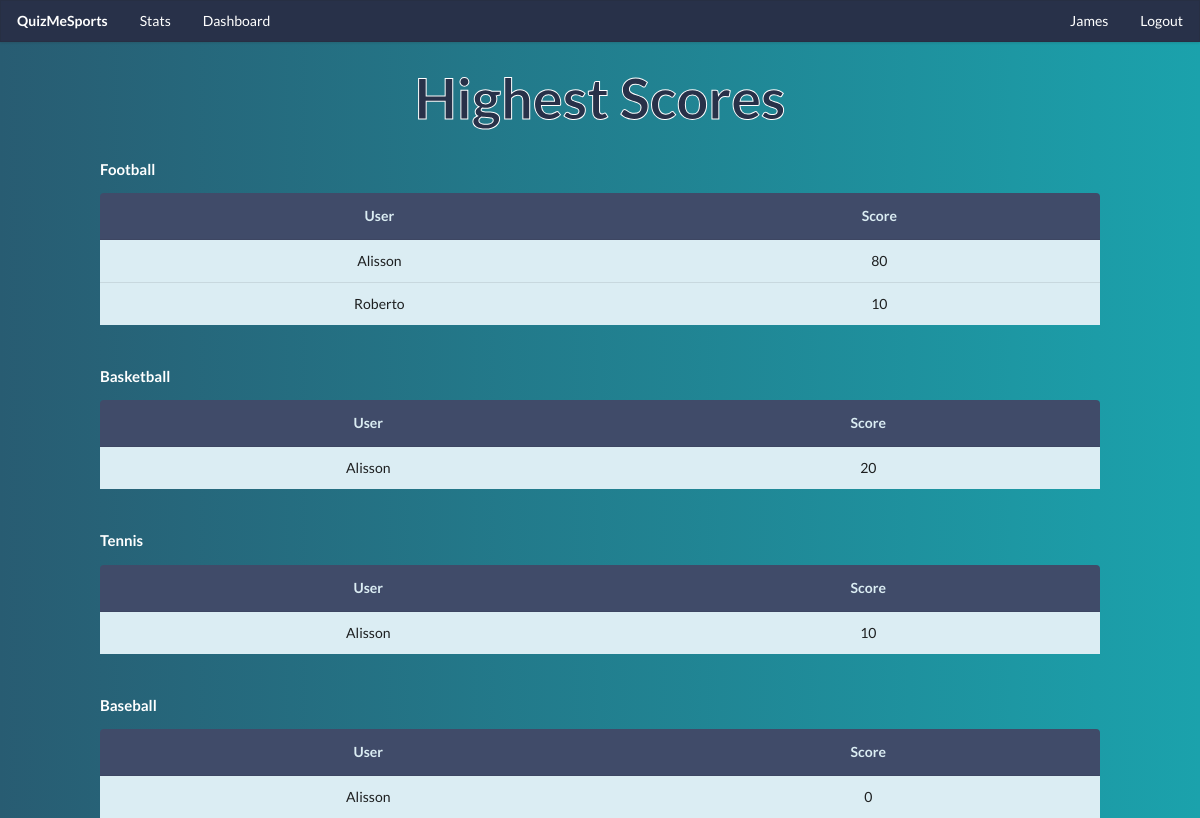
The page /dashboard (signed in) on the database as committed earlier.
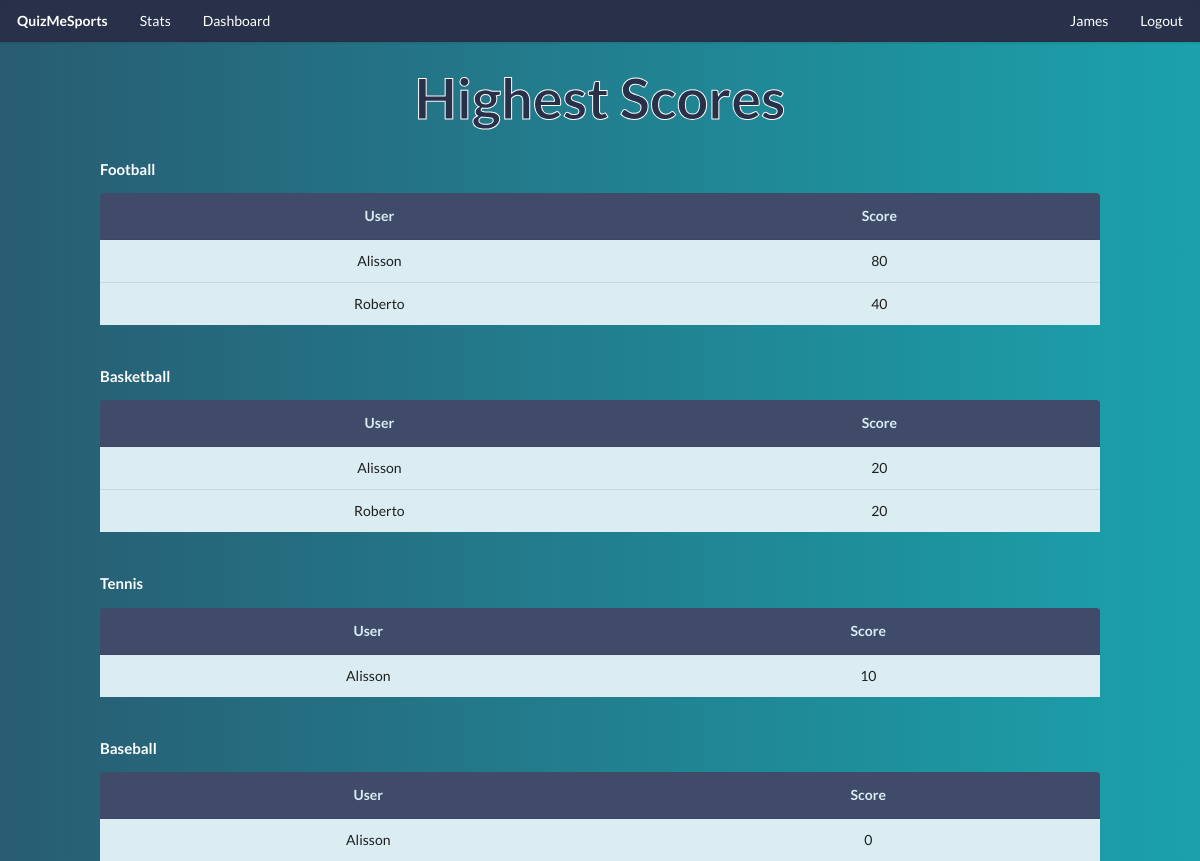
The same page on the database as committed later.
### questions_app/models.py (models this page shows, shortened)
class Category(models.Model):
    title =  models.CharField(max_length=40)
    created_at = models.DateTimeField(auto_now_add=True)
    updated_at = models.DateTimeField(auto_now=True)
    objects = CategoryManager()

### login_app/models.py (models this page shows, shortened)
class User(models.Model):
    first_name= models.CharField(max_length=40)
    last_name= models.CharField(max_length=40, blank=True)
    username= models.CharField(max_length=40)
    password= models.CharField(max_length=120)
    isadmin=models.BooleanField(default=False)
    created_at = models.DateTimeField(auto_now_add=True)
    updated_at = models.DateTimeField(auto_now=True)
    objects = UserManager()

### profile_app/views.py (the view)
# urls.py: path('dashboard',views.dashboard),
def dashboard(request):
    if 'user_id' in request.session:
        all_users=User.objects.all()
        all_categories=Category.objects.all()
        score_results = Score.objects.values('quiz_category','quiz_taken_by').annotate(sum=Sum('score')).order_by('-sum')
        context={
            "categories":Category.objects.all(),
            "users":User.objects.all(),
            "scores":score_results,
        }
        return render(request,'dashboard.html',context)
    return HttpResponse(render(request,'index.html'))

### profile_app/templates/dashboard.html (shortened to what this page needs)
<!DOCTYPE html>
<html lang="en">
    <head>
        {% load static%}
        <link rel="stylesheet" href="{% static 'css/styles.css'%}">
        <link rel="stylesheet" href="https://cdn.jsdelivr.net/npm/semantic-ui@2.4.2/dist/semantic.min.css">
    </head>
    <body>
        <div id="navbar" class="ui fixed borderless menu">
            <a href="/play" class="header item">QuizMeSports</a>
            <a href="/stats" class="item">Stats</a>
            <a href="/dashboard" class="item">Dashboard</a>
            <div class="right menu">
                <a href="{%url 'user_page'%}" class="item">{{request.session.first_name| capfirst}}</a>
                <a href="{%url 'logout'%}" class="item">Logout</a>
            </div>
        </div>
        <div id="dashboard-container">
            <h1 class="ui center aligned header">Highest Scores</h1>
            {%for category in categories %}
                {%if category.questions_in_category.count > 0 %}
                    <h4 >{{category.title| capfirst}}</h4>
                    <table class="ui table center aligned dash-table">
                        <thead>
                            <tr>
                            <th>User</th>
                            <th>Score</th>
                            </tr>
                        </thead>
                        <tbody>
                        {%for score in scores%}
                            {%if score.quiz_category == category.id%}
                                {%for user in users%}
                                    {%if user.id == score.quiz_taken_by%}
                                        <tr>
                                            <td>{{ user.first_name| capfirst}}</td>
                                            <td>{{ score.sum }}</td>
                                        </tr>
                                    {%endif%}
                                {%endfor%}
                        {%endif%}
                        {%endfor%}
                        </tbody>
                    </table>
                {%endif%}
            {%endfor%}
        </div>
    </body>
</html>

Rows that differ between the two databases and show on the page:
computed for User "Roberto": sum "10" → "40"
changed Category "Basketball": gains User (first_name "Roberto", sum "40", sum "20")
